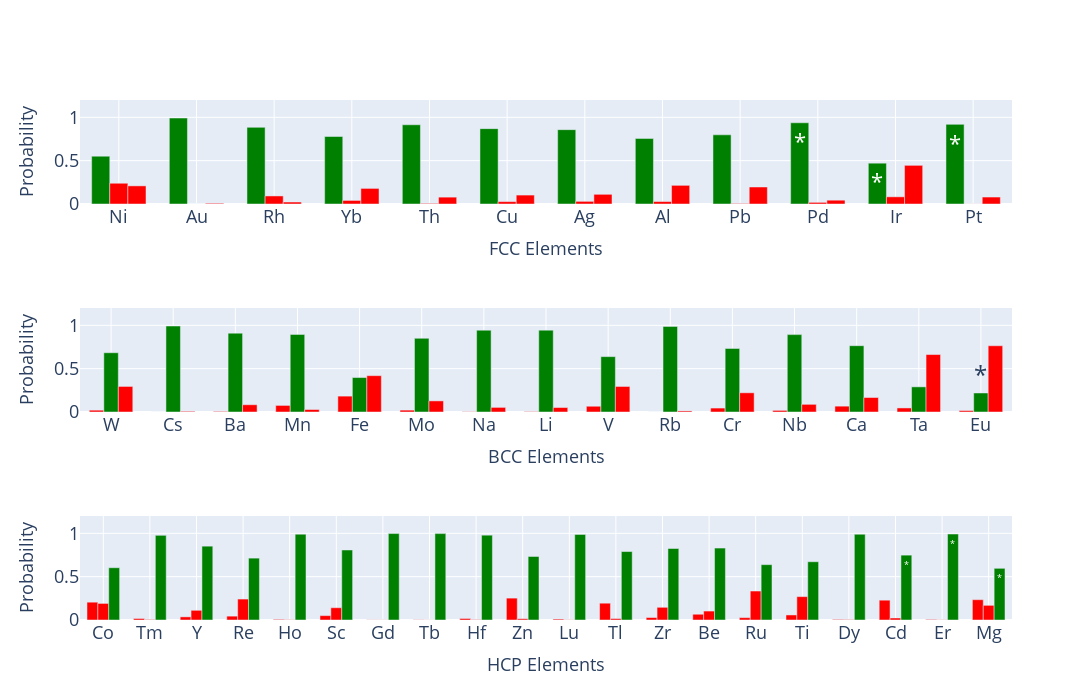

Notebook code for this chart:
### Code cell
import plotly as py
import plotly.graph_objs as go
from plotly.subplots import make_subplots
from plotly.offline import iplot

py.offline.init_notebook_mode(connected=True)

fig = make_subplots(rows=3, cols=1, vertical_spacing=0.2)

# ---------
fig.append_trace(go.Bar(x=[_ for _ in elements if _ in fcc_elements], y=[FCC_prediction[_] for _ in range(len(FCC_prediction)) if elements[_] in fcc_elements], name='FCC', marker=dict(color='green'), showlegend=False, textposition='inside', textfont={"size":24},
                        text=['*'  if _ in elements[-7:] else None for _ in [_ for _ in elements if _ in fcc_elements]]), row=1, col=1)

fig.append_trace(go.Bar(x=[_ for _ in elements if _ in fcc_elements], y=[BCC_prediction[_] for _ in range(len(BCC_prediction)) if elements[_] in fcc_elements], name='BCC', marker=dict(color='red'), showlegend=False), row=1, col=1)
fig.append_trace(go.Bar(x=[_ for _ in elements if _ in fcc_elements], y=[HCP_prediction[_] for _ in range(len(HCP_prediction)) if elements[_] in fcc_elements], name='HCP', marker=dict(color='red'), showlegend=False), row=1, col=1) 
# ---------

# ---------

fig.append_trace(go.Bar(x=[_ for _ in elements if _ in bcc_elements], y=[FCC_prediction[_] for _ in range(len(FCC_prediction)) if elements[_] in bcc_elements], name='FCC', marker=dict(color='red'), showlegend=False), row=2, col=1)
fig.append_trace(go.Bar(x=[_ for _ in elements if _ in bcc_elements], y=[BCC_prediction[_] for _ in range(len(BCC_prediction)) if elements[_] in bcc_elements], name='BCC', marker=dict(color='green'), showlegend=False, textposition='outside', textfont={"size":24},
                        text=['*'  if _ in elements[-7:] else None for _ in [_ for _ in elements if _ in bcc_elements]]), row=2, col=1)

fig.append_trace(go.Bar(x=[_ for _ in elements if _ in bcc_elements], y=[HCP_prediction[_] for _ in range(len(HCP_prediction)) if elements[_] in bcc_elements], name='HCP', marker=dict(color='red'), showlegend=False), row=2, col=1)
# ---------

# ---------
fig.append_trace(go.Bar(x=[_ for _ in elements if _ in hcp_elements], y=[FCC_prediction[_] for _ in range(len(FCC_prediction)) if elements[_] in hcp_elements], name='FCC', marker=dict(color='red'), showlegend=False), row=3, col=1)
fig.append_trace(go.Bar(x=[_ for _ in elements if _ in hcp_elements], y=[BCC_prediction[_] for _ in range(len(BCC_prediction)) if elements[_] in hcp_elements], name='BCC', marker=dict(color='red'), showlegend=False), row=3, col=1)
fig.append_trace(go.Bar(x=[_ for _ in elements if _ in hcp_elements], y=[HCP_prediction[_] for _ in range(len(HCP_prediction)) if elements[_] in hcp_elements], name='HCP', marker=dict(color='green'), showlegend=False, textposition='inside', textfont={"size":24},
                        text=['*'  if _ in elements[-7:] else None for _ in [_ for _ in elements if _ in hcp_elements]]), row=3, col=1)
# ---------


fig.update_xaxes(title=go.layout.xaxis.Title(text="FCC Elements", font=dict(size=18)),showgrid=True, tickfont=dict(size=18), row=1, col=1)
fig.update_xaxes(title=go.layout.xaxis.Title(text="BCC Elements", font=dict(size=18)),showgrid=True, tickfont=dict(size=18), row=2, col=1)
fig.update_xaxes(title=go.layout.xaxis.Title(text="HCP Elements", font=dict(size=18)),showgrid=True, tickfont=dict(size=18), row=3, col=1)

fig.update_yaxes(title=go.layout.yaxis.Title(text="Probability", font=dict(size=18)),showgrid=True, tickfont=dict(size=18),range=[0, 1.2], row=1, col=1)
fig.update_yaxes(title=go.layout.yaxis.Title(text="Probability", font=dict(size=18)),showgrid=True, tickfont=dict(size=18),range=[0, 1.2], row=2, col=1)
fig.update_yaxes(title=go.layout.yaxis.Title(text="Probability", font=dict(size=18)),showgrid=True, tickfont=dict(size=18),range=[0, 1.2], row=3, col=1)




fig.update_layout(height=700, width=1200, barmode='group', bargap=0.3)

fig.show()

### Figure 1 — Plotly figure (JSON) as saved in the notebook; plotly's stock layout.template omitted (floating-point values rounded to 4 significant figures)
{"data": [{"marker": {"color": "green"}, "name": "FCC", "showlegend": false, "text": [null, null, null, null, null, null, null, null, null, "*", "*", "*"], "textfont": {"size": 24}, "textposition": "inside", "type": "bar", "x": ["Ni", "Au", "Rh", "Yb", "Th", "Cu", "Ag", "Al", "Pb", "Pd", "Ir", "Pt"], "xaxis": "x", "y": [0.5515, 0.9919, 0.8844, 0.7788, 0.9141, 0.8695, 0.8577, 0.7565, 0.7982, 0.9372, 0.4711, 0.9189], "yaxis": "y"}, {"marker": {"color": "red"}, "name": "BCC", "showlegend": false, "type": "bar", "x": ["Ni", "Au", "Rh", "Yb", "Th", "Cu", "Ag", "Al", "Pb", "Pd", "Ir", "Pt"], "xaxis": "x", "y": [0.2394, 8.608e-05, 0.09288, 0.04114, 0.006648, 0.02749, 0.0305, 0.02812, 0.005602, 0.01879, 0.08284, 0.0008643], "yaxis": "y"}, {"marker": {"color": "red"}, "name": "HCP", "showlegend": false, "type": "bar", "x": ["Ni", "Au", "Rh", "Yb", "Th", "Cu", "Ag", "Al", "Pb", "Pd", "Ir", "Pt"], "xaxis": "x", "y": [0.2091, 0.00798, 0.02274, 0.18, 0.0792, 0.103, 0.1118, 0.2154, 0.1962, 0.04401, 0.4461, 0.08027], "yaxis": "y"}, {"marker": {"color": "red"}, "name": "FCC", "showlegend": false, "type": "bar", "x": ["W", "Cs", "Ba", "Mn", "Fe", "Mo", "Na", "Li", "V", "Rb", "Cr", "Nb", "Ca", "Ta", "Eu"], "xaxis": "x2", "y": [0.021, 3.793e-05, 0.006314, 0.07594, 0.1832, 0.02161, 0.00268, 0.00378, 0.06646, 0.0001059, 0.0455, 0.01863, 0.06752, 0.04677, 0.01604], "yaxis": "y2"}, {"marker": {"color": "green"}, "name": "BCC", "showlegend": false, "text": [null, null, null, null, null, null, null, null, null, null, null, null, null, null, "*"], "textfont": {"size": 24}, "textposition": "outside", "type": "bar", "x": ["W", "Cs", "Ba", "Mn", "Fe", "Mo", "Na", "Li", "V", "Rb", "Cr", "Nb", "Ca", "Ta", "Eu"], "xaxis": "x2", "y": [0.6839, 0.9924, 0.9098, 0.8953, 0.3976, 0.8504, 0.9441, 0.9445, 0.6388, 0.9878, 0.7329, 0.8929, 0.7651, 0.2902, 0.2195], "yaxis": "y2"}, {"marker": {"color": "red"}, "name": "HCP", "showlegend": false, "type": "bar", "x": ["W", "Cs", "Ba", "Mn", "Fe", "Mo", "Na", "Li", "V", "Rb", "Cr", "Nb", "Ca", "Ta", "Eu"], "xaxis": "x2", "y": [0.2951, 0.00761, 0.08392, 0.02879, 0.4192, 0.128, 0.0532, 0.05168, 0.2947, 0.01211, 0.2216, 0.08847, 0.1673, 0.663, 0.7644], "yaxis": "y2"}, {"marker": {"color": "red"}, "name": "FCC", "showlegend": false, "type": "bar", "x": ["Co", "Tm", "Y", "Re", "Ho", "Sc", "Gd", "Tb", "Hf", "Zn", "Lu", "Tl", "Zr", "Be", "Ru", "Ti", "Dy", "Cd", "Er", "Mg"], "xaxis": "x3", "y": [0.2056, 0.01729, 0.03614, 0.04451, 0.007054, 0.05042, 0.001554, 0.002187, 0.01749, 0.2526, 0.01042, 0.194, 0.02848, 0.06646, 0.0273, 0.05813, 0.006326, 0.2287, 0.005951, 0.2344], "yaxis": "y3"}, {"marker": {"color": "red"}, "name": "BCC", "showlegend": false, "type": "bar", "x": ["Co", "Tm", "Y", "Re", "Ho", "Sc", "Gd", "Tb", "Hf", "Zn", "Lu", "Tl", "Zr", "Be", "Ru", "Ti", "Dy", "Cd", "Er", "Mg"], "xaxis": "x3", "y": [0.1913, 0.005517, 0.1119, 0.2416, 0.002656, 0.1417, 0.001189, 0.0009447, 0.003816, 0.01445, 0.002127, 0.01619, 0.1465, 0.1033, 0.3342, 0.2696, 0.004013, 0.0229, 0.002, 0.1692], "yaxis": "y3"}, {"marker": {"color": "green"}, "name": "HCP", "showlegend": false, "text": [null, null, null, null, null, null, null, null, null, null, null, null, null, null, null, null, null, "*", "*", "*"], "textfont": {"size": 24}, "textposition": "inside", "type": "bar", "x": ["Co", "Tm", "Y", "Re", "Ho", "Sc", "Gd", "Tb", "Hf", "Zn", "Lu", "Tl", "Zr", "Be", "Ru", "Ti", "Dy", "Cd", "Er", "Mg"], "xaxis": "x3", "y": [0.6031, 0.9772, 0.852, 0.7139, 0.9903, 0.8079, 0.9973, 0.9969, 0.9787, 0.7329, 0.9875, 0.7898, 0.825, 0.8302, 0.6385, 0.6723, 0.9897, 0.7483, 0.992, 0.5964], "yaxis": "y3"}], "layout": {"bargap": 0.3, "barmode": "group", "height": 700, "width": 1200, "xaxis": {"anchor": "y", "domain": [0, 1], "showgrid": true, "tickfont": {"size": 18}, "title": {"font": {"size": 18}, "text": "FCC Elements"}}, "xaxis2": {"anchor": "y2", "domain": [0, 1], "showgrid": true, "tickfont": {"size": 18}, "title": {"font": {"size": 18}, "text": "BCC Elements"}}, "xaxis3": {"anchor": "y3", "domain": [0, 1], "showgrid": true, "tickfont": {"size": 18}, "title": {"font": {"size": 18}, "text": "HCP Elements"}}, "yaxis": {"anchor": "x", "domain": [0.8, 1], "range": [0, 1.2], "showgrid": true, "tickfont": {"size": 18}, "title": {"font": {"size": 18}, "text": "Probability"}}, "yaxis2": {"anchor": "x2", "domain": [0.4, 0.6], "range": [0, 1.2], "showgrid": true, "tickfont": {"size": 18}, "title": {"font": {"size": 18}, "text": "Probability"}}, "yaxis3": {"anchor": "x3", "domain": [0, 0.2], "range": [0, 1.2], "showgrid": true, "tickfont": {"size": 18}, "title": {"font": {"size": 18}, "text": "Probability"}}}}
